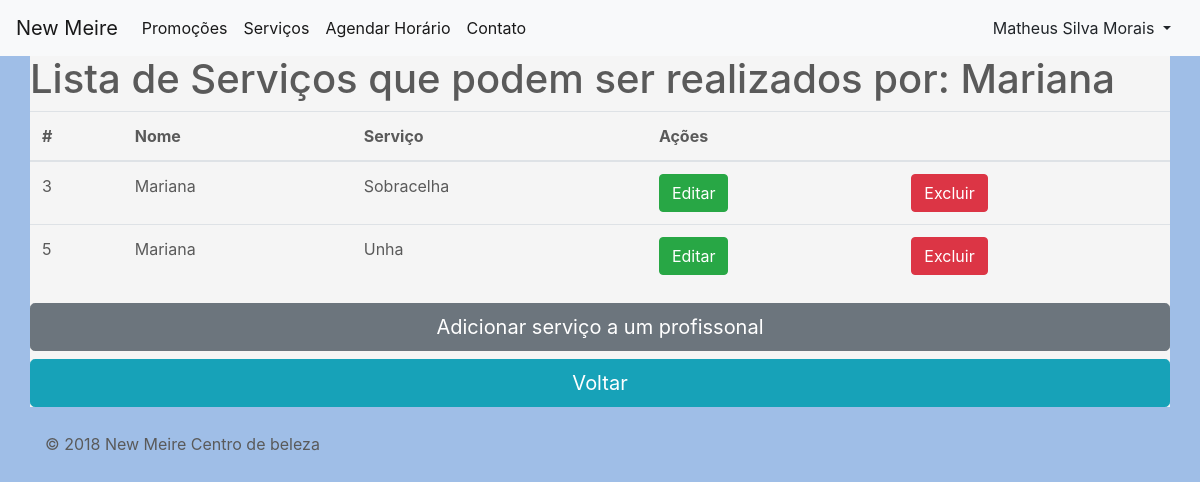
Screenshot of /cabeleireira/lista-servico-cabeleireira/1/ (signed in) with the database file from the repository.
### cabeleireira/models.py (models this page shows, shortened)
class Cabeleireira(models.Model):
    nome = models.CharField(max_length=200, verbose_name= 'Nome', blank=False)
    numero = models.CharField(max_length=11, verbose_name='Numero de telefone', blank=False)
    trabalhos_realizados = models.IntegerField(verbose_name='Trabalhos realizadaos', default=0, blank=True)

class Cabeleireira_Servico(models.Model):
    cabeleireira = models.ForeignKey (Cabeleireira, on_delete=models.CASCADE)
    servico = models.OneToOneField (Servico, on_delete=models.CASCADE)

### Servico/models.py (models this page shows, shortened)
class Servico(models.Model):
    TIPO_CHOICES = (
        ('M', 'Manicure'),
        ('P', 'Pédicure'),
        ('C', 'Cabelo'),
        ('S', 'Sobrancelha'),
        ('MA', 'Maquiagem'),
    )
    servico = models.CharField(max_length=100, verbose_name= 'Servico', blank=False)
    valor_minimo = models.CharField(max_length=4, verbose_name='Valor_minimo', blank=False)
    valor_maximo = models.CharField(max_length=4, verbose_name='Valor_maximo', blank=False)
    tipo = models.CharField(verbose_name='Tipo', max_length=2, choices=TIPO_CHOICES, blank=False)
    imagem = models.CharField(verbose_name='Imagem', max_length=1000, blank=True)
    descrição = models.TextField(verbose_name='Descrição', blank=True)
    desconto = models.BooleanField(verbose_name='Desconto', default=False, blank=True)
    valor_desconto = models.IntegerField(verbose_name='Valor Desconto', default=0, blank=True)

### cabeleireira/views.py (the view)
# urls.py: url('^lista-servico-cabeleireira/(?P<id>[0-9]+)/$', views.lista_servicos_cabeleireira, name = 'lista-servico-cabeleireira'),
@login_required
def lista_servicos_cabeleireira(request, id):
    if request.user.is_superuser:
        cabeleireira = Cabeleireira.objects.get(id=id)
        nome = cabeleireira.nome
        cabeleireira_servico = Cabeleireira_Servico.objects.filter(cabeleireira=cabeleireira)
        return render(request, 'lista_servicos_cabeleireira.html', {'cabeleireira_servico': cabeleireira_servico, 'nome': nome})
    else:
        return redirect('error-404')

### cabeleireira/templates/lista_servicos_cabeleireira.html (shortened to what this page needs)
{% extends "index.html" %}
{% block Body %}
{% if user.is_authenticated %}
{% if user.is_superuser %}
<div class="row">
    <h1>Lista de Serviços que podem ser realizados por: {{nome}}</h1>
    {% if cabeleireira_servico %}
    <table class="table">
        <thead>
            <tr>
                <th>#</th>
                <th>Nome</th>
                <th>Serviço</th>
                <th colspan="2">Ações</th>
            </tr>
        </thead>
        <tbody>
            {% for sc in cabeleireira_servico %}
            <tr>
                <td>{{sc.id}}</td>
                <td>{{sc.cabeleireira.nome}}</td>
                <td>{{sc.servico.servico}}</td>
                <td><a href="{% url 'cabeleireira:editar-servico-cabeleireira' sc.id %}" class="btn btn-success">Editar</a></td>
                <td><a href="{% url 'cabeleireira:excluir-servico-cabeleireira' sc.id %}" class="btn btn-danger">Excluir</a></td>
            </tr>
            {% endfor %}
        </tbody>
    </table>
    {% else %}
    <div class="alert alert-info">
        <p>Ainda não realiza nenhum Serviço!</p>
        <a href="{% url 'cabeleireira:novo-servico-cabeleireira'%}" class="btn btn-info">Adicionar serviço a um
            profissonal</a>
    </div>
{% endif %}
    <a href="{% url 'cabeleireira:novo-servico-cabeleireira'%}" class="btn btn-lg btn-secondary btn-block">Adicionar serviço a um
        profissonal</a>
    <a href="{% url 'cabeleireira:lista-cabeleireira' %}" class="btn btn-lg btn-info btn-block">Voltar</a>
</div>
{% endif %}{% endif %}
{% endblock Body %}

### core/templates/index.html (shortened to what this page needs)
{% load staticfiles %}
<!DOCTYPE HTML>
<html lang="pt">
<head>
    <link href="{% static "css/bootstrap.min.css" %}" rel="stylesheet">
    <link href="{% static "css/carousel.css" %}" rel="stylesheet">
    <link href="{% static "css/estilo-proprio.css" %}" rel="stylesheet">
</head>
<body>
    {% if user.is_authenticated %} {% if user.is_superuser %}
    <nav class="navbar navbar-expand-lg navbar-light bg-light fixed-top">
        <a class="navbar-brand" href="{% url 'core' %}">New Meire</a>
        <div class="collapse navbar-collapse" id="navbarsExampleDefault">
            <ul class="navbar-nav mr-auto">
                <li class="nav-item active">
                    <a class="nav-link" href="{% url 'promoções:lista-promocoes'%}">Promoções</a>
                </li>
                <li class="nav-item active">
                    <a class="nav-link" href="{% url 'servico:lista-servicos'%}">Serviços</a>
                </li>
                <li class="nav-item active">
                    <a class="nav-link" href="{% url 'agenda:lista-horario' %}">Agendar Horário</a>
                </li>
                <li class="nav-item active">
                    <a class="nav-link" href="{% url 'contato'%}">Contato</a>
                </li>
            </ul>
            <div class="btn-group" role="group">
                <button type="button" class="btn btn-light dropdown-toggle" data-toggle="dropdown" aria-haspopup="true"
                    aria-expanded="false">
                    {% if user.is_authenticated %}{{user.get_full_name|default:user.username}}{% endif %}
                </button>
            </div>
        </div>
    </nav>
    {% endif %} {% endif %}
    <div class="container" style="background-color: #f5f5f5; position: relative; bottom:25px;">
        {% block Body %}{% endblock Body %}
    </div>
    <footer class="container">
        <p>&copy; 2018 New Meire Centro de beleza</p>
    </footer>
</body>
</html>

### core/static/css/carousel.css (style rules this page uses)
body { padding-top: 3rem; padding-bottom: 3rem; color: #5a5a5a; }

### core/static/css/estilo-proprio.css (style rules this page uses)
body { padding-top: 5rem; background-color: #9fbee7; }

### rows the page displays
Cabeleireira: nome "Mariana"
Cabeleireira_Servico: id "3", cabeleireira.nome "Mariana", servico.servico "Sobracelha"
Cabeleireira_Servico: id "5", cabeleireira.nome "Mariana", servico.servico "Unha"

### other values shown
{{ user.get_full_name|default:user.username }} "Matheus Silva Morais"
